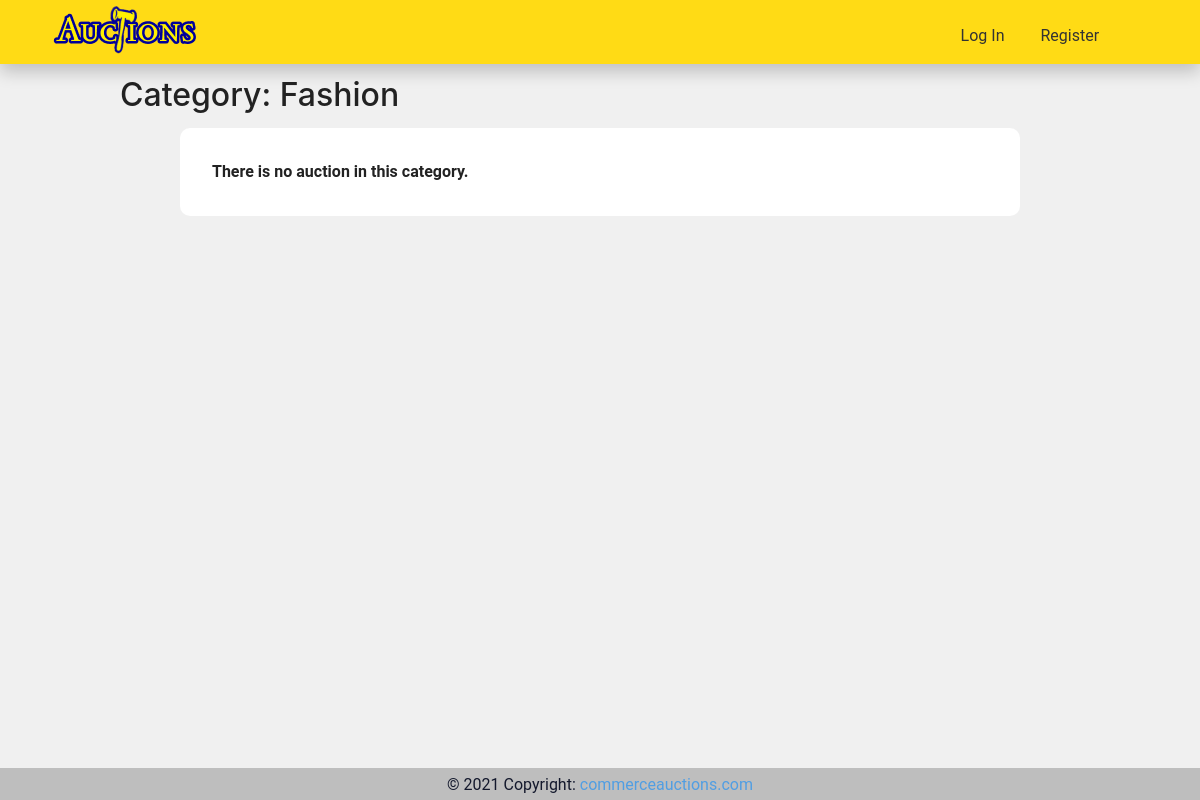
Page /category/3 on the earlier database version.
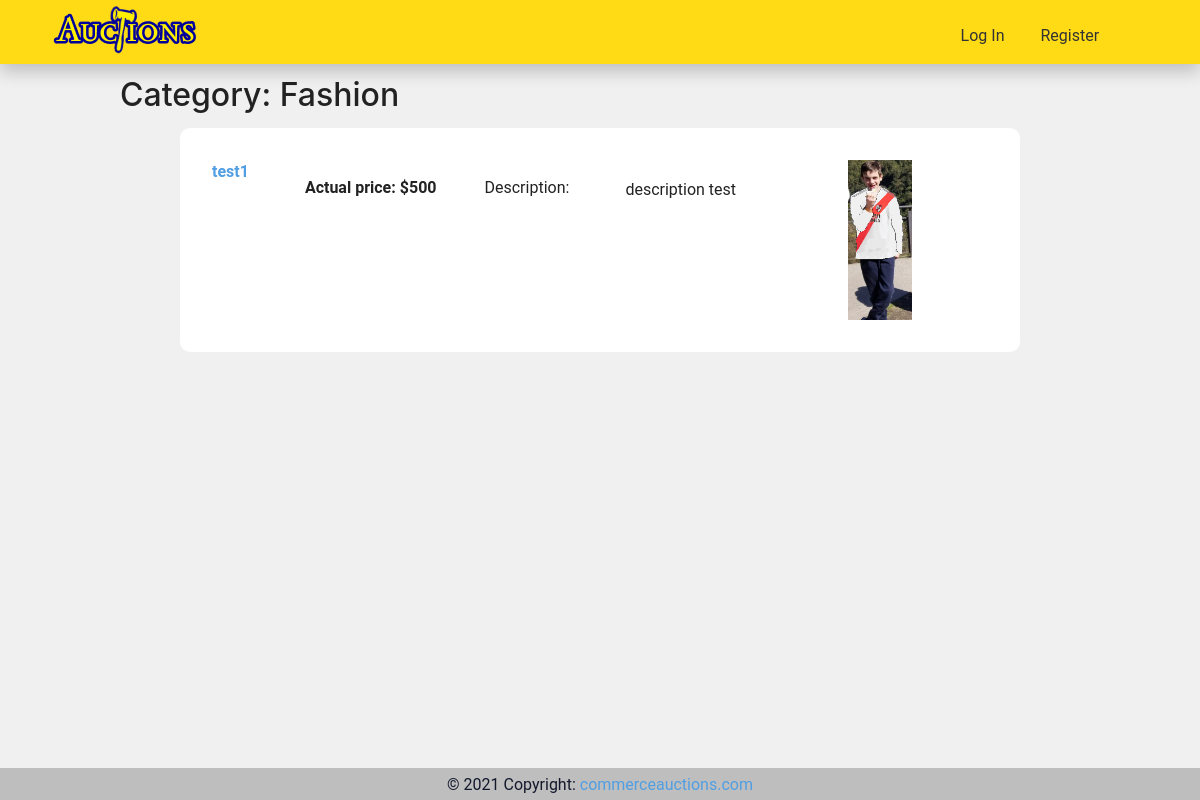
Same page on the later database version.
### auctions/models.py (models this page shows, shortened)
class Category(models.Model):
    category_name = models.CharField(max_length=20, blank=True)

class AuctionListings(models.Model):
    name = models.CharField(max_length=64)
    initial_price = models.IntegerField()
    auction_category = models.ManyToManyField(Category, blank=True, related_name="categories")
    description = models.CharField(max_length=150, default="")
    image = models.ImageField(null=True, blank=True, upload_to='images/')
    auction_active = models.IntegerField(default=1)
    id_user = models.ForeignKey(User,  on_delete=models.CASCADE, related_name = "user_creator")
    """def auction_categories(self):
        return ', '.join([a.category_name for a in self.auction_category.all()])
    #auction_categories.short_description = "category name"
    """

### auctions/views.py (the view)
# urls.py: path("category/<str:id_category>", views.category, name="category")
def category(request, id_category):
    category = Category.objects.get(id=id_category)
    auction_listing_category = AuctionListings.objects.filter(auction_category__id=id_category)
    for auction in auction_listing_category:
        try:
            all_bids = Bids.objects.get(id_auction=auction.id)
            auction.initial_price = all_bids.price
        except:
            pass
    return render(request, "auctions/category.html", {
        "category" : category,
        "auction_listing_category" : auction_listing_category,
    })

### auctions/templates/auctions/category.html
{% extends "auctions/layout.html" %}
{% block body %}
<div class="sub">
    <h2>Category: {{ category.category_name }}</h2>
</div>
<div class="main" id="category">
    {% if auction_listing_category %}
        {% for auction_category in auction_listing_category %}
            <div id="listing_auction" >
                <div id="auction_name">
                    <a href="../listing_page/{{ auction_category.id }}" >
                        {{ auction_category.name }}
                    </a>
                </div>
                <div id="auction_data">
                    <div id="auction_price">Actual price: ${{ auction_category.initial_price }}</div>
                    Description: <div id="auction_description">{{ auction_category.description }}</div>
                </div>
                <div id="auction_image"><a href="../listing_page/{{ auction_category.id }}" ><img src="/media/{{ auction_category.image }}"  height="200px"></a></div>
            </div>
        {% endfor %}
    {%else %}
    <div id="listing_auction" >
        <div id="auction_name">
            There is no auction in this category.
        </div>
    </div>
    {% endif %}
</div>
{% endblock %}

### auctions/templates/auctions/layout.html (shortened to what this page needs)
{% load static %}
<!DOCTYPE html>
<html lang="en">
    <head>
        <link rel="stylesheet" href="https://stackpath.bootstrapcdn.com/bootstrap/4.4.1/css/bootstrap.min.css">
        <link href="{% static 'auctions/css/styles.css' %}" rel="stylesheet">
    </head>
    <body>
        <div class="nav">
            <div class="navbar">
                <a href="{% url 'auctions_app:index' %}" >
                    <div class="nav-item" >
                        <img src="/media/Group 3.png" alt="Logo">
                    </div>
                </a>
                {% if user.is_authenticated %}
                <div class="nav-item authentication" >
                    <div id="user-logged">
                        <strong>{{ user.username }}</strong>
                        <svg width="32" height="32" viewBox="0 0 32 32" fill="none" xmlns="http://www.w3.org/2000/svg">
                            <path d="M16 2.66666C8.77202 2.66666 2.66669 8.772 2.66669 16C2.66669 23.228 8.77202 29.3333 16 29.3333C23.228 29.3333 29.3334 23.228 29.3334 16C29.3334 8.772 23.228 2.66666 16 2.66666ZM16 9.33333C18.3027 9.33333 20 11.0293 20 13.3333C20 15.6373 18.3027 17.3333 16 17.3333C13.6987 17.3333 12 15.6373 12 13.3333C12 11.0293 13.6987 9.33333 16 9.33333ZM9.19202 22.3627C10.388 20.6027 12.3827 19.4293 14.6667 19.4293H17.3334C19.6187 19.4293 21.612 20.6027 22.808 22.3627C21.104 24.1867 18.6867 25.3333 16 25.3333C13.3134 25.3333 10.896 24.1867 9.19202 22.3627Z" fill="black"/>
                        </svg>
                        <div id="myDropdownUser" >
                            <a id="log_out" href="{% url 'auctions_app:logout' %}">Log out</a>
                        </div>
                    </div>
                </div>
                {% else %}
                <div class="nav-item" id="nav5">
                    <a class="nav-link" href="{% url 'auctions_app:login' %}">Log In</a>
                    <a class="nav-link" href="{% url 'auctions_app:register' %}">Register</a>
                </div>
                {% endif %}
            </div>
        </div>
        <div id="content-wrap">
            {% block body %}
            {% endblock %}
        </div>
    </body>
    <footer >
        <div>
            © 2021 Copyright:
            <a  href="{% url 'auctions_app:index' %}">commerceauctions.com</a>
        </div>
    </footer>
</html>

### auctions/static/auctions/css/styles.css (style rules this page uses)
:root { --first-color: #FFDB15; --first-alpha-color: rgba(255, 219, 21, 0.75); --second-color: #14192d; --second-alpha-color: rgba(20, 25, 45, 0.75); --third-color: #0D00A5; --third-alpha-color: rgba(13, 0, 165, 0.75); --white-color: #fff; --gray-light-color: #f3f3f3; --gray-color: #ccc; --gray-color-2: rgb(240, 240, 240); --gray-dark-color: rgb(190, 190, 190); --black-color: #000; --link: #509ee3; --link-hover: rgb(3, 87, 215, 1); --link-pressing: rgb(0, 65, 164, 1); --link-light: rgb(52, 131, 250, 0.50); --link-light-hover: rgb(190, 190, 190, 0.50); --link-light-pressing: rgb(190, 190, 190, 0.50); --title-color: #333; --text-color: #222; --white-alpha-color: rgba(255, 255, 255, 0.5); --black-alpha-color: rgba(0, 0, 0, 0.5); --font: "Roboto", sans-serif; --max-width: 1200px; --header-height: 4rem; --footer-height: 2rem; --services-card-separation: 0.5vw; }
html { box-sizing: border-box; font-family: var(--font); font-size: 16px; scroll-behavior: smooth; }
*, *::after, *::before { box-sizing: inherit; }
body { background-color: var(--gray-color-2); margin: 0; overflow-x: hidden; overflow-y: overlay; color: var(--text-color); position: relative; min-height: 100vh; }
body .sub { height: 4rem; padding-left: 10%; }
body .sub h2 { padding-top: 0.75rem; }
a { color: var(--link); transition: all 0.5s ease-out; }
h2 { margin: 0; font-size: 2rem; }
.nav { background-color: var(--first-color); padding-left: 3%; font-family: var(--font); position: fixed; top: 0; width: 100%; height: var(--header-height); box-shadow: 0px 8px 16px 0px rgba(0, 0, 0, 0.2); z-index: 111; }
.navbar { font-family: var(--font); position: relative; top: 0; width: 95%; height: var(--header-height); }
.nav-item { height: 65px; position: relative; bottom: 5px; }
.nav-item a { display: inline-block; position: relative; top: 13px; color: var(--title-color); }
#nav1, #nav2, #nav3, #nav4, #nav5, #nav6 { position: relative; right: 1%; }
#content-wrap { padding-top: var(--header-height); padding-bottom: 1rem; }
.main { margin: auto; margin-bottom: 3vw; background-color: var(--white-color); border-radius: 10px; max-width: 70vw; min-width: 10vw; }
#listing_auction { font-family: var(--font); color: var(--text-color); width: 100%; padding: 2rem; display: flex; flex-direction: row; gap: 3rem; }
#auction_name { font-weight: bold; }
#auction_data { padding: 1rem 0.5rem; display: flex; flex-direction: row; gap: 3rem; }
#auction_description { padding: 0.5rem; line-height: 70%; }
#auction_image img { height: 10rem; width: 10rem; -o-object-fit: contain; object-fit: contain; }
#auction_price { font-weight: bold; }
footer { position: absolute; bottom: 0; background-color: var(--gray-dark-color); color: var(--second-color); font-family: var(--font); width: 100%; height: var(--footer-height); text-align: center; }
footer div { padding-top: 5px; text-align: center; }

Differences in the rows shown:
added AuctionListings: name "test1", initial_price "500", description "description test", image (picture)
Other differences:
text no longer shown: "There is no auction in this category."
